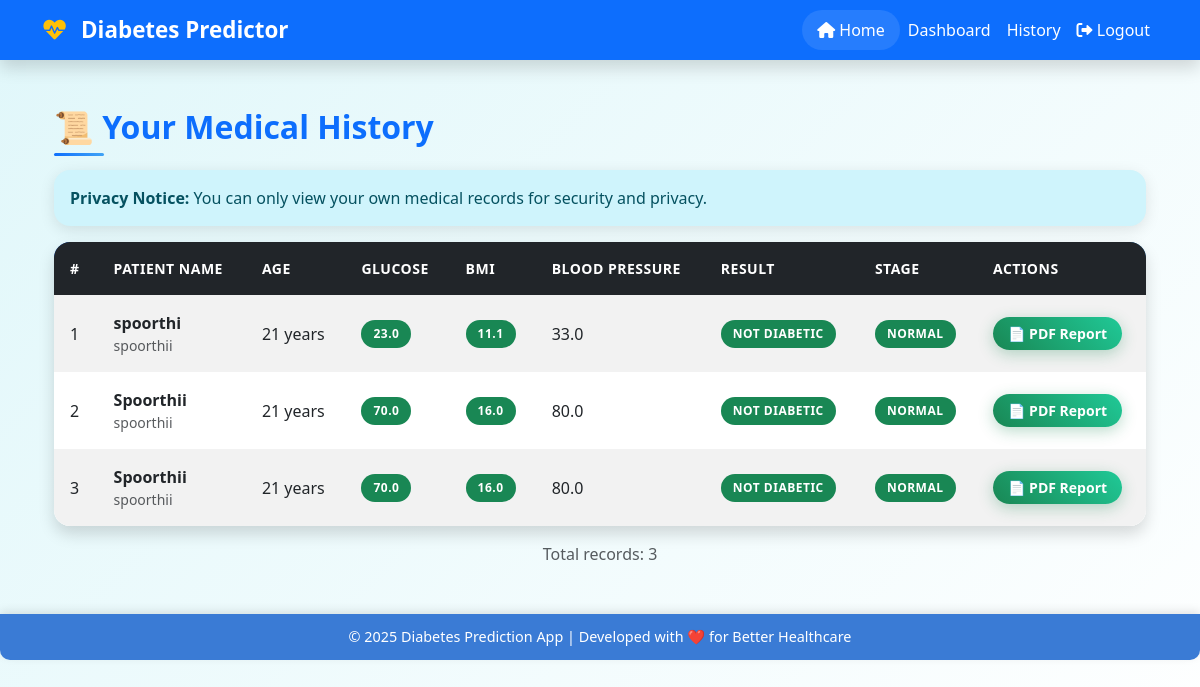
Screenshot of /history (signed in) with the database file from the repository.
### tables this page shows
CREATE TABLE patients (
            id INTEGER PRIMARY KEY AUTOINCREMENT,
            user_id INTEGER,
            name TEXT,
            age INTEGER,
            pregnancies INTEGER,
            glucose REAL,
            bp REAL,
            skin REAL,
            insulin REAL,
            bmi REAL,
            dpf REAL,
            result TEXT,
            stage TEXT,
            suggestion TEXT,
            FOREIGN KEY(user_id) REFERENCES users(id)
        );

CREATE TABLE users (
            id INTEGER PRIMARY KEY AUTOINCREMENT,
            username TEXT UNIQUE,
            password TEXT,
            role TEXT
        );

### app.py (the view)
@app.route("/history")
def history():
    if "user_id" not in session:
        return redirect(url_for("login"))
    conn = sqlite3.connect("diabetes.db")
    cursor = conn.cursor()
    cursor.execute("""
        SELECT p.id, u.username, p.name, p.age, p.glucose, p.bmi, p.bp, p.result, p.stage, p.suggestion
        FROM patients p
        JOIN users u ON p.user_id = u.id
        WHERE p.user_id=?
        ORDER BY p.id DESC
    """, (session["user_id"],))
    data = cursor.fetchall()
    conn.close()
    return render_template("history.html", patients=data)

### Templates/history.html (shortened to what this page needs)
{% extends "base.html" %}
{% block content %}
<div class="container my-5">
  <h2 class="mb-4 text-primary">📜 Your Medical History</h2>
  {% if patients %}
  <div class="alert alert-info">
    <strong>Privacy Notice:</strong> You can only view your own medical records for security and privacy.
  </div>
  <div class="table-responsive shadow rounded-4">
    <table class="table table-hover table-striped align-middle mb-0">
      <thead class="table-dark">
        <tr>
          <th>#</th>
          <th>Patient Name</th>
          <th>Age</th>
          <th>Glucose</th>
          <th>BMI</th>
          <th>Blood Pressure</th>
          <th>Result</th>
          <th>Stage</th>
          <th>Actions</th>
        </tr>
      </thead>
      <tbody>
        {% for patient in patients %}
        <tr>
          <td>{{ loop.index }}</td>
          <td>
            <strong>{{ patient[2] }}</strong>
            <small class="text-muted d-block">{{ patient[1] }}</small>
          </td>
          <td>{{ patient[3] }} years</td>
          <td>
            <span class="badge {% if patient[4] > 140 %}bg-danger{% elif patient[4] > 110 %}bg-warning{% else %}bg-success{% endif %}">
              {{ patient[4] }}
            </span>
          </td>
          <td>
            <span class="badge {% if patient[5] > 30 %}bg-danger{% elif patient[5] > 25 %}bg-warning{% else %}bg-success{% endif %}">
              {{ patient[5] }}
            </span>
          </td>
          <td>{{ patient[6] }}</td>
          <td>
            {% if patient[7] == "Diabetic" %}
              <span class="badge bg-danger">{{ patient[7] }}</span>
            {% else %}
              <span class="badge bg-success">{{ patient[7] }}</span>
            {% endif %}
          </td>
          <td>
            {% if patient[8] == "Normal" %}
              <span class="badge bg-success">{{ patient[8] }}</span>
            {% elif patient[8] == "Pre-Diabetic" %}
              <span class="badge bg-warning text-dark">{{ patient[8] }}</span>
            {% else %}
              <span class="badge bg-danger">{{ patient[8] }}</span>
            {% endif %}
          </td>
          <td>
            <a href="{{ url_for('download_report', patient_id=patient[0]) }}"
               class="btn btn-sm btn-success"
               title="Download detailed report">
               📄 PDF Report
            </a>
          </td>
        </tr>
        {% endfor %}
      </tbody>
    </table>
  </div>
  <div class="mt-3 text-muted text-center">
    Total records: {{ patients|length }}
  </div>
  {% endif %}
</div>
{% endblock %}

### static/style.css (style rules this page uses)
body { font-family: 'Segoe UI', Tahoma, Geneva, Verdana, sans-serif; background-color: #f4f7fa; color: #333; }
h1, h2, h3, h4, h5, h6 { font-weight: 700; position: relative; }
h2::after { content: ''; position: absolute; bottom: -10px; left: 0; width: 50px; height: 3px; background: linear-gradient(45deg, #0d6efd, #42a5f5); border-radius: 2px; }
.btn { font-weight: 600; border-radius: 25px; padding: 10px 25px; transition: all 0.3s ease; position: relative; overflow: hidden; }
.btn::before { content: ''; position: absolute; top: 50%; left: 50%; width: 0; height: 0; background: rgba(255, 255, 255, 0.2); border-radius: 50%; transform: translate(-50%, -50%); transition: width 0.6s, height 0.6s; }
.btn-success { background: linear-gradient(45deg, #198754, #20c997); border: none; box-shadow: 0 4px 15px rgba(25, 135, 84, 0.3); }
.btn-sm { padding: 6px 15px; font-size: 0.875rem; }
.table { border-radius: 0.75rem; overflow: hidden; box-shadow: 0 8px 20px rgba(0,0,0,0.05); background: white; }
.table thead { background: linear-gradient(45deg, #0d6efd, #42a5f5); color: #fff; }
.table thead th { border: none; font-weight: 600; text-transform: uppercase; font-size: 0.875rem; letter-spacing: 0.5px; padding: 1rem; }
.table tbody tr { transition: all 0.3s ease; border: none; }
.table tbody td { border: none; padding: 1rem; vertical-align: middle; }
.badge { font-size: 0.75rem; font-weight: 600; padding: 0.5rem 0.75rem; border-radius: 20px; text-transform: uppercase; letter-spacing: 0.5px; }
.alert { border-radius: 1rem; border: none; box-shadow: 0 4px 15px rgba(0,0,0,0.1); animation: slideInDown 0.5s ease-out; }

### Templates/base.html (style rules this page uses)
body { min-height: 100vh; margin: 0; font-family: 'Segoe UI', Tahoma, Geneva, Verdana, sans-serif; background: linear-gradient(135deg, #e0f7fa, #ffffff); color: #333; }
table { background: rgba(255,255,255,0.95); border-radius: 10px; box-shadow: 0 5px 15px rgba(0,0,0,0.05); }
th { background-color: #3a7bd5; color: white; }

### rows the page displays
patients: name "spoorthi", username "spoorthii", age "21", glucose "23.0", bmi "11.1", bp "33.0", result "NOT DIABETIC", stage "NORMAL"
patients: name "Spoorthii", username "spoorthii", age "21", glucose "70.0", bmi "16.0", bp "80.0", result "NOT DIABETIC", stage "NORMAL"
patients: name "Spoorthii", username "spoorthii", age "21", glucose "70.0", bmi "16.0", bp "80.0", result "NOT DIABETIC", stage "NORMAL"

### other values shown
{{ patients|length }} "3"
